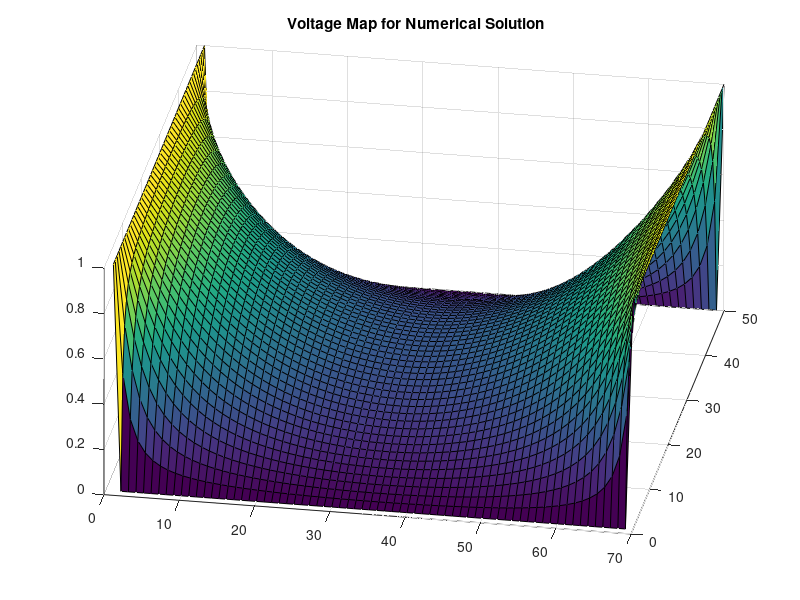
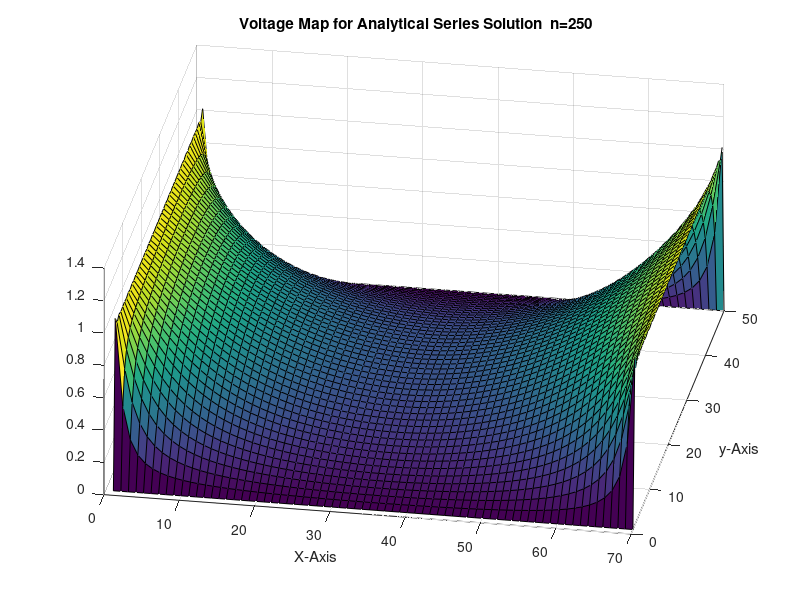
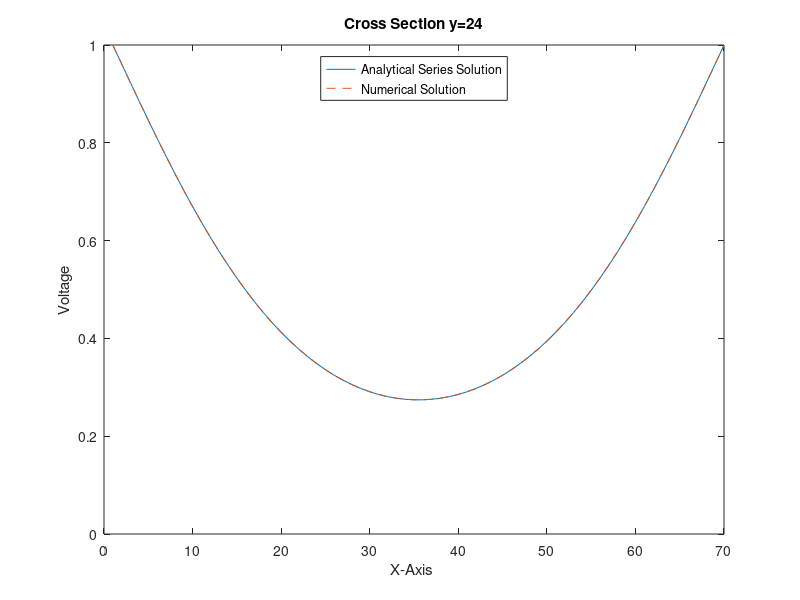

Here is the MATLAB script that generated these plots, in order:

clear all
clc
nx=70;
ny=50;

cMap=ones(ny,nx);

G = sparse(nx*ny);
B = zeros(1,nx*ny);


for i = 1:ny
    for j = 1:nx
        n = i + (j - 1) * ny;

        if j == 1
            G(n, :) = 0;
            G(n, n) = 1;
            B(n) = 1;
        elseif j == nx
            G(n, :) = 0;
            G(n, n) = 1;
            B(n) = 1;
            
        elseif i == 1
            G(n, :) = 0;
            G(n, n) = 1;
            B(n) = 0;

        elseif i ==  ny
            G(n, :) = 0;
            G(n, n) = 1;
            B(n) = 0;
        else
            nxm = i + (j-2)*ny;
            nxp = i + (j)*ny;
            nym = i-1 + (j-1)*ny;
            nyp = i+1 + (j-1)*ny;

            rxm = (cMap(i, j) + cMap(i , j-1)) / 2.0;
            rxp = (cMap(i, j) + cMap(i , j+1)) / 2.0;
            rym = (cMap(i, j) + cMap(i-1, j )) / 2.0;
            ryp = (cMap(i, j) + cMap(i+1, j)) / 2.0;

            G(n,n) = -(rxm+rxp+rym+ryp);
            G(n,nxm) = rxm;
            G(n,nxp) = rxp;
            G(n,nym) = rym;
            G(n,nyp) = ryp;
        end

    end
end

V = G\B';



Vmap = zeros(ny,nx);
for i = 1:ny
    for j = 1:nx
        n = i + (j - 1) * ny;

        Vmap(i, j) = V(n);
    end
end

figure(2)
surf(Vmap)
title(' Voltage Map for Numerical Solution')
view(10,45)



[X,Y] = meshgrid(-(nx-1)/2:(nx-1)/2,0:ny-1);
V=zeros(ny,nx);

a=ny-1;
b=(nx-1)/2;

for t=5:5:250
    
    V=zeros(ny,nx);

    for ni=1:2:t
     V= V+4/pi.*(1./ni).*cosh(ni.*pi.*X/a)/cosh(ni.*pi.*b/a).*sin(ni.*pi.*Y./a);
    end

    figure(3)
    surf(V)
    view(10,45)
    title(strcat(' Voltage Map for Analytical Series Solution  n= ',num2str(t)))
    xlabel('X-Axis')
    ylabel('y-Axis')
    

    
    pause(0.05)

end

figure(4)
plot(1:nx,V(25,:),1:nx,Vmap(25,:),'--')
title('Cross Section y=24')
legend('Analytical Series Solution','Numerical Solution')
legend('Location','north')
xlabel('X-Axis ')
ylabel('Voltage')
axis([0 70 0 1 ])






